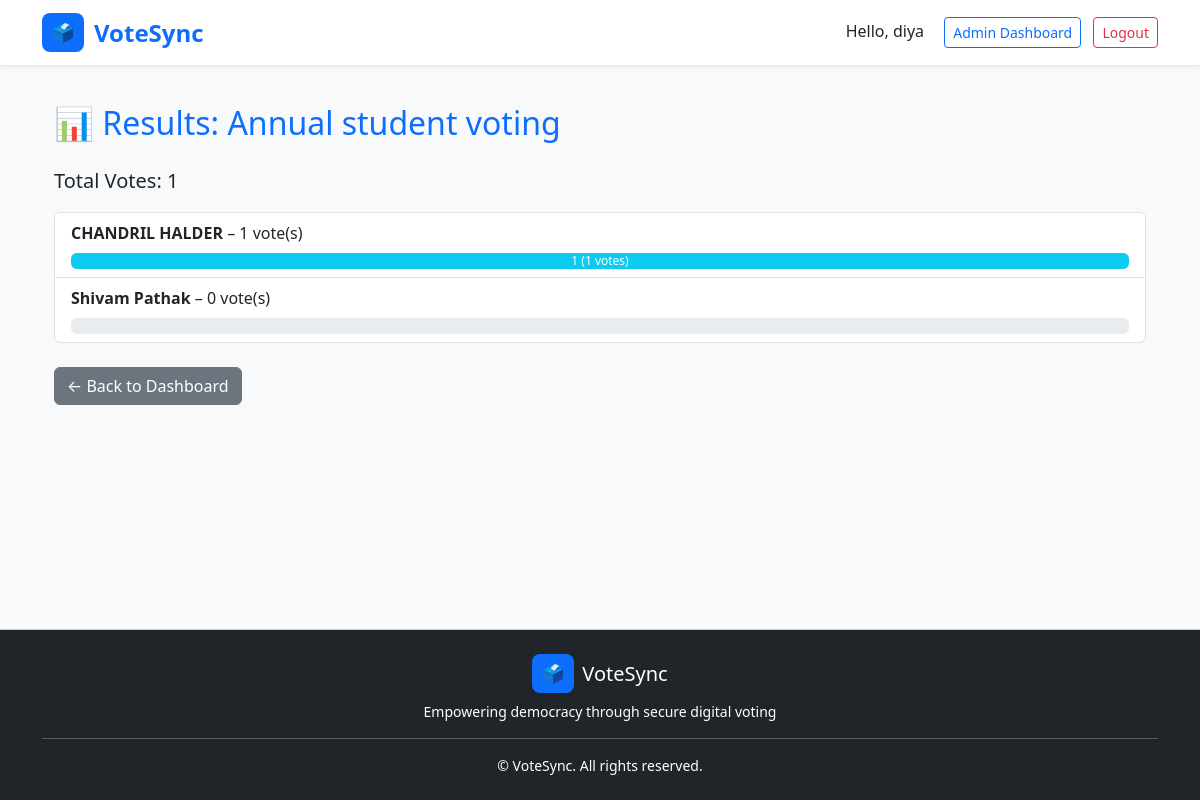
Page /dashboard/elections/3/results/ (signed in) on the committed database.
### core/models.py (models this page shows, shortened)
class Election(models.Model):
    name = models.CharField(max_length=255)
    description = models.TextField()
    start_time = models.DateTimeField()
    end_time = models.DateTimeField()
    status = models.BooleanField(default=False)

class Candidate(models.Model):
    election = models.ForeignKey(Election, on_delete=models.CASCADE, related_name='candidates')
    name = models.CharField(max_length=255)

### core/views.py (the view)
# urls.py: path('dashboard/elections/<int:election_id>/results/', views.election_results, name='election_results'),
@login_required
@role_required('admin')
def election_results(request, election_id):
    election = get_object_or_404(Election, id=election_id)
    candidates = Candidate.objects.filter(election=election).annotate(vote_count=Count('vote'))
    labels = [c.name for c in candidates]
    data = [c.vote_count for c in candidates]
    total_votes = sum(data)
    return render(request, 'admin/results.html', {
        'election': election,
        'candidates': candidates,
        'total_votes': total_votes,
        'labels': labels,
        'data': data
    })

### core/templates/admin/results.html
{% extends 'base.html' %} {% block content %}
<div class="container py-4">
  <h2 class="mb-4 text-primary">📊 Results: {{ election.name }}</h2>
  <p class="lead">Total Votes: <strong>{{ total_votes }}</strong></p>
  {% if total_votes == 0 %}
  <div class="alert alert-warning">No votes have been cast yet.</div>
  {% else %}
  <div class="list-group">
    {% for candidate in candidates %}
    <div class="list-group-item">
      <strong>{{ candidate.name }}</strong> – {{ candidate.vote_count }} vote(s)
      <div class="progress mt-2">
        <div
          class="progress-bar bg-info"
          role="progressbar"
          style="width: {% widthratio candidate.vote_count total_votes 100 %}%"
          aria-valuenow="{{ candidate.vote_count }}"
          aria-valuemin="0"
          aria-valuemax="{{ total_votes }}"
        >
          {{ candidate.vote_count }} ({{ candidate.vote_count|floatformat:0 }}
          votes)
        </div>
      </div>
    </div>
    {% endfor %}
  </div>
  {% endif %}
  <div class="mt-4">
    <a
      href="{% url 'election_list' %}"
      class="btn btn-secondary"
      >← Back to Dashboard</a
    >
  </div>
</div>
{% endblock %}

### core/templates/base.html (shortened to what this page needs)
<!DOCTYPE html>
<html lang="en">
  <head>
    <link
      href="https://cdn.jsdelivr.net/npm/bootstrap@5.3.0/dist/css/bootstrap.min.css"
      rel="stylesheet"
    />
  </head>
  <body class="bg-light">
    <nav
      class="navbar navbar-expand-lg navbar-light bg-white shadow-sm fixed-top"
    >
      <div class="container">
        <a
          class="navbar-brand d-flex align-items-center"
          href="{% url 'home' %}"
        >
          <div class="navbar-brand-logo">🗳️</div>
          <strong class="text-primary fs-4">VoteSync</strong>
        </a>
        <div class="ms-auto">
          {% if user.is_authenticated %}
          <span class="me-3">Hello, {{ user.username }}</span>
          {% if user.userprofile.role == 'admin' %}
          <a
            href="{% url 'admin_dashboard' %}"
            class="btn btn-outline-primary btn-sm me-2"
            >Admin Dashboard</a
          >
          {% elif user.userprofile.role == 'voter' %}
          <a
            href="{% url 'voter_dashboard' %}"
            class="btn btn-outline-success btn-sm me-2"
            >Voter Dashboard</a
          >
          {% endif %}
          <a
            href="{% url 'logout' %}"
            class="btn btn-outline-danger btn-sm"
            >Logout</a
          >
          {% endif %}
        </div>
      </div>
    </nav>
    <main class="container">{% block content %}{% endblock %}</main>
    <footer class="bg-dark text-white text-center py-4 mt-auto">
      <div class="container">
        <div class="d-flex justify-content-center align-items-center mb-2">
          <div class="navbar-brand-logo bg-primary text-white me-2">🗳️</div>
          <h5 class="mb-0">VoteSync</h5>
        </div>
        <p class="text-white small mb-0">
          Empowering democracy through secure digital voting
        </p>
        <hr class="bg-light my-3" />
        <p class="small text-white mb-0">
          &copy; {{ now|date:"Y" }} VoteSync. All rights reserved.
        </p>
      </div>
    </footer>
  </body>
</html>

### core/templates/base.html (style rules this page uses)
html, body { height: 100%; margin: 0; }
body { display: flex; flex-direction: column; }
main { flex: 1 0 auto; padding-top: 80px; }
footer { flex-shrink: 0; border-top: 1px solid #ccc; }
.navbar-brand-logo { background-color: #0d6efd; padding: 6px 10px; border-radius: 8px; margin-right: 10px; color: white; font-size: 18px; }

### rows in the picture
Election: name "Annual student voting"
Candidate: name "CHANDRIL HALDER", vote_count "1"
Candidate: name "Shivam Pathak", vote_count "0"

### other values in the picture
{{ user.username }} "diya"
{{ total_votes }} "1"
